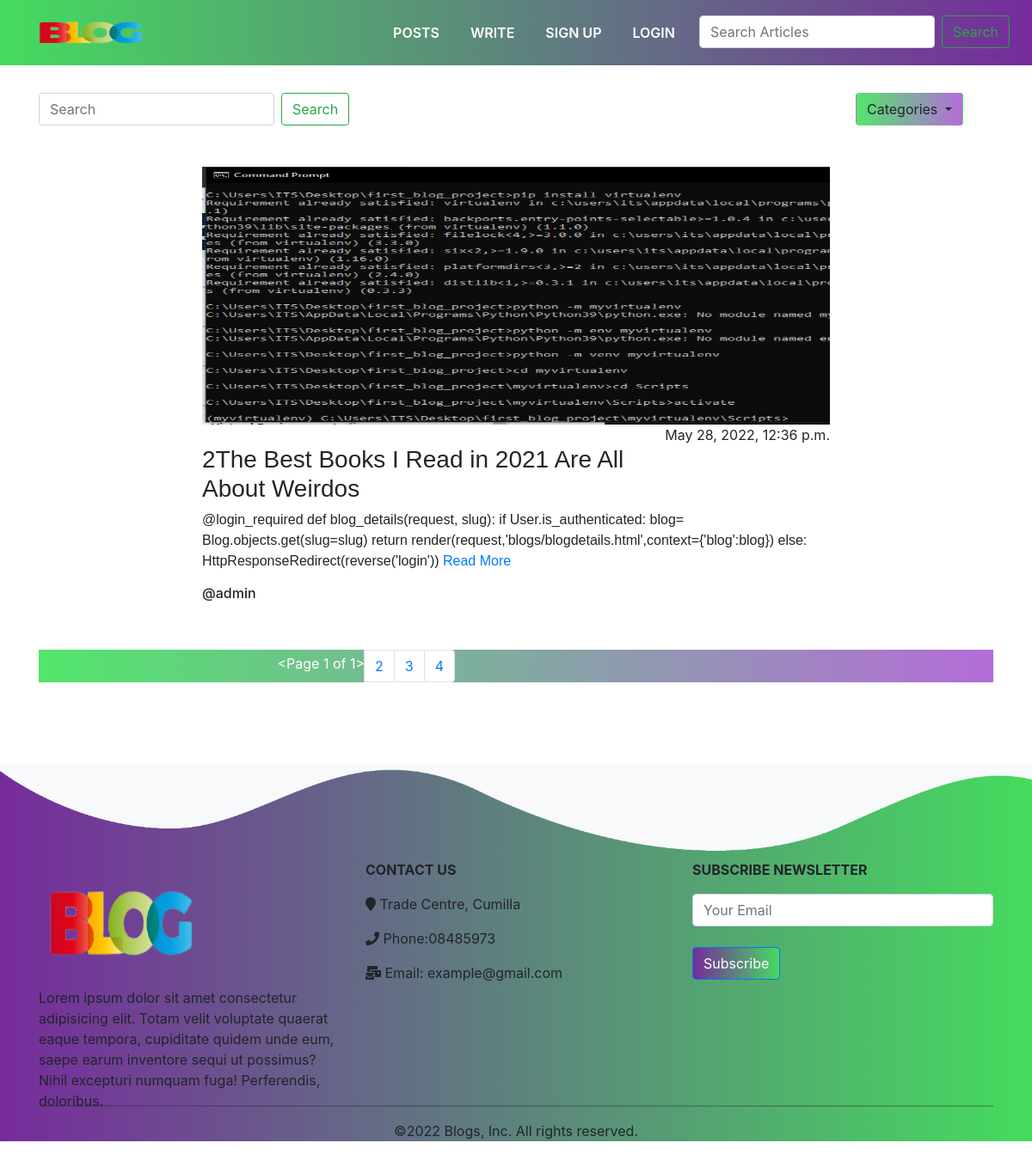
Page /blogs.html?category=7 on the committed database.
### posts/models.py (models this page shows, shortened)
class Blog(models.Model):
    author=models.ForeignKey(User,on_delete=models.CASCADE,related_name='post_author')
    blog_title=models.CharField(max_length=264,verbose_name='Put a Title')
    category=models.ForeignKey(Category,on_delete=models.CASCADE,related_name='category',default=None)
    slug= models.SlugField(max_length=264,unique=True,null=True,allow_unicode=True)
    blog_content=models.TextField(verbose_name='what is on your mind?')
    blog_image=models.ImageField(upload_to='blog_images',verbose_name='Image')
    publish_date=models.DateTimeField(auto_now_add=True)
    update_date=models.DateTimeField(auto_now=True)
    view_count=models.IntegerField(null=True,default=0,blank=True)
    class Meta:
        ordering = ('-publish_date',)
    @staticmethod
    def get_all_products_by_id(category_id):
        if category_id :
            return Blog.objects.filter(category=category_id)
        else:
            return Blog.objects.all()

### posts/views.py (the view)
# urls.py: path('blogs.html',views.bloglist,name="showing_blogs"),
def bloglist(request):
    blog = Blog.objects.all()
    category = Category.objects.all()
    categoryID = request.GET.get('category')
    if categoryID:
        blog = Blog.get_all_products_by_id(categoryID)
    else:
        blog = Blog.objects.all()
    paginator = Paginator(blog, 3)
    page_number = request.GET.get('page')
    blogFinal = paginator.get_page(page_number)
    result = None
    if request.method == "GET":
        search = request.GET.get('search', ' ')
        if not search == ' ':
            result = Blog.objects.filter(blog_title__icontains=search)
    prddata = {
        'blog': blogFinal,
        'category': category,
        'result': result
    }
    return render(request, 'blogs/blog.html', prddata)

### templates/blogs/blog.html (shortened to what this page needs)
{% extends 'layouts.html' %}
{% block content %}
<div class="container pb-5">
  <br>
        <div class="row">
          <div class="col-lg-4 col-md-3"></div>
          <div class="col-lg-4 col-md-6 pt-2" style="z-index:0.5 ;">
          </div>
          <div class="col-lg-4 col-md-3"></div>
        </div>
    <div class="row">
        <div class="col-lg-10 col-sm-0 col-md-8">
          <form class="form-inline my-2 my-lg-0" method="GET">
            <input class="form-control mr-sm-2" type="search" name="search" placeholder="Search" aria-label="Search">
            <button class="btn btn-outline-success my-2 my-sm-0" type="submit">Search</button>
          </form>
        </div>
        <div class="col-lg-2 col-sm-12 col-md-4 ">
            <div class="dropdown">
              <button class="btn dropdown-toggle" type="button" id="dropdownMenuButton1" data-bs-toggle="dropdown" aria-expanded="false" style="background-image: linear-gradient(to right, #52e66b,#b46cd8);">
                Categories
              </button>
              </div>
        </div>
      </div><br><br>
  {% if blog %}
    {% if not result %}
       {% for blog in blog %}
         <div class="row" >
          <div class="col-lg-2"></div>
            <div class="col-lg-8">
                <img src="/media/{{blog.blog_image}}" alt="{{blog.blog_title}}" title="" width="100%" height="300px">
                <p style="float:right;">{{blog.publish_date}}</p><br><br>
                <h3 style="font-family: Impact, Haettenschweiler, 'Arial Narrow Bold', sans-serif;">{{blog.blog_title|capfirst|truncatewords:30}}</h3>
                <p style="font-family: sans-serif;">{{blog.blog_content|capfirst|truncatewords:30}}
                <a href="{% url 'blog_details' blog.slug %}">Read More</a>
                </p>
                <h6>@{{blog.author}}</h6>
              </div>
            <div class="col-lg-2"></div>
         </div>
       {% endfor %}
    {% endif %}
    {% if not result %}
    <nav aria-label="..." class="my-5"
    style="background-image: linear-gradient(to right,#52e66b,#b46cd8);"
    >
      <ul class="pagination button" style="padding-left: 25%;">
        <li class="page-item mt-1 text-white">{{blog}}</li>
        {% if blog.start_index < 7 %}
        <li class="page-item" aria-current="page">
          <a class="page-link" href="?page=2">2</a>
        </li>
        <li class="page-item" aria-current="page">
          <a class="page-link" href="?page=3">3</a>
        </li>
        {% endif %}
        <li class="page-item" aria-current="page">
          <a class="page-link" href="?page=4">4</a>
        </li>
      </ul>
    </nav>
    {% endif %}
  {% else %}
    <h2 class="text-center mt-4 d-inline" >There is no video of this Category</h2>&nbsp;&nbsp;<a href="{% url 'showing_blogs' %}" class="text-right d-inline text-bold">continue</a>
    <pre>
    </pre>
  {% endif %}
</div>
{% endblock content %}

### static/index.css (style rules this page uses)
* { margin: 0; padding: 0; }
body { font-family: sans-serif; }

### rows in the picture
Blog: blog_image (picture), publish_date "May 28, 2022, 12:36 p.m.", blog_title "2The Best Books I Read in 2021 Are All About Weirdos", blog_content "@login_required def blog_details(request, slug): if User.is_authenticated: blog= Blog.objects.get(slug=slug) return render(request,'blogs/blogdetails.html',context={'blog':blog}) else: HttpResponseRedirect(reverse('login'))", author "admin"

### other values in the picture
{{ blog }} "<Page 1 of 1>"
